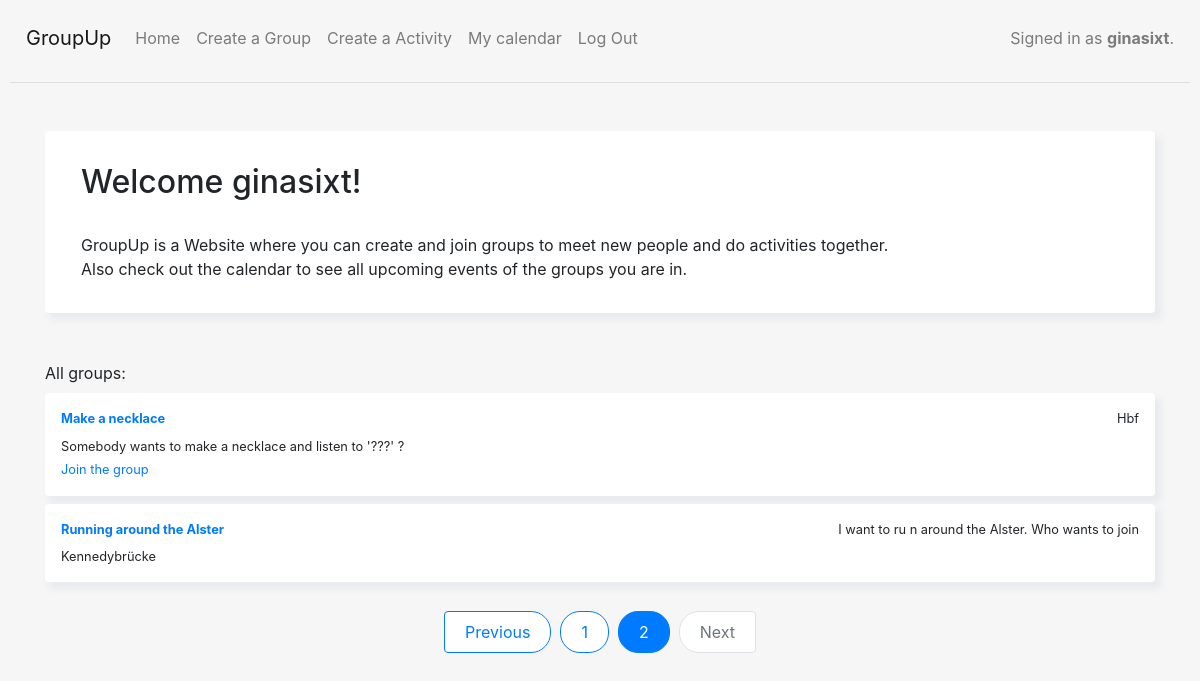
The app's page /?page=2 (signed in) with its own data.
### capstone/models.py (models this page shows, shortened)
class Group(models.Model):
    name = models.CharField(max_length=200)
    description = models.CharField(max_length=200)
    location = models.CharField(max_length=200)
    activity = models.ForeignKey(Activity, on_delete=models.CASCADE, default=None)
    time_and_date = models.DateTimeField(default=None)
    users = models.ManyToManyField(User)
    creator = models.ForeignKey(User, on_delete=models.CASCADE, default=None, related_name='creator')
    recurring = models.BooleanField(default=False)

### capstone/views.py (the view)
# urls.py: path('', views.index, name='index'),
def index(request):
    groups = Group.objects.all()
    paginator = Paginator(groups, 5)
    page_number = request.GET.get('page')
    try:
        groups = paginator.page(page_number)
    except PageNotAnInteger:
        groups = paginator.page(1)
    except EmptyPage:
        groups = paginator.page(paginator.num_pages)
    return render(request, 'capstone/index.html', {'groups': groups})

### capstone/templates/capstone/index.html (shortened to what this page needs)
{% extends "capstone/layout.html" %}
{% block body %}
{% load static %}
<div class="container mt-5">
    <div class="card p-3 mt-2">
        <div class="untereBox">
        <h2>Welcome {{ request.user.username }}!</h2>
        GroupUp is a Website where you can create and join groups to meet new people and do activities together. <br>
        Also check out the calendar to see all upcoming events of the groups you are in.
        </div>
    </div>
</div>
<div class="container mt-5">
    <div class="row  d-flex justify-content-center" style="background-color: transparent;">
        <div class="col-md-12" >
            {% if groups %}
            All groups: <br>
                {% for group in groups %}
                <div class="card p-3 mt-2">
                    <div class="d-flex justify-content-between align-items-center">
                        <div class="user d-flex flex-row align-items-center">
                            <small class="font-weight-bold text-primary">
                                <a href="{%  url 'group_detail' group_id=group.id %}">
                                    {{ group.name }}
                                </a>
                            </small>
                        </div>
                        <small>{{ group.location }}</small>
                    </div>
                        <div id="postArea_{{ group.id }}">
                            <div class="action d-flex justify-content-between mt-2 align-items-center">
                                <small class ="afterEditedContent_" id="afterEditedContent_{{ group.id }}">{{ group.description }}</small>
                            </div>
                         </div>
                    {% if request.user.is_authenticated and not request.user in group.users.all %}
                    <ul class="list-inline d-sm-flex my-0" style="color: #007bff;">
                        <li class="list-inline-item g-mr-20">
                                <a type="submit" class="u-link-v5 g-color-gray-dark-v4 g-color-primary--hover" id="joinGroupButton_{{ group.id }}"
                                href="{% url 'join_group' group.id %}">
                                    <small>Join the group</small>
                                </a>
                        </li>
                    </ul>
                    {% endif %}
                </div>
                {% endfor %}
                <br/>
                <div>
                    <nav aria-label="Page navigation ">
                        <ul class="pagination">
                            {% if groups.has_previous %}
                                <li class="page-item"><a class="page-link" href="?page={{ groups.previous_page_number }}">Previous</a></li>
                            {% else %}
                                <li class="page-item disabled"><a class="page-link">Previous</a></li>
                            {% endif %}
                            {% for i in groups.paginator.page_range %}
                                {% if groups.number == i %}
                                    <li class="page-item active"><a class="page-link">{{ i }}</a></li>
                                {% else %}
                                    <li class="page-item"><a class="page-link" href="?page={{ i }}">{{ i }}</a></li>
                                {% endif %}
                            {% endfor %}
                            {% if groups.has_next %}
                                <li class="page-item"><a class="page-link" href="?page={{ groups.next_page_number }}">Next</a></li>
                            {% else %}
                                <li class="page-item disabled"><a class="page-link">Next</a></li>
                            {% endif %}
                        </ul>
                    </nav>
                </div>
            {% else %}
            There are no groups yet, <a href="{% url 'create_group_page' %}">create one!</a>
            {% endif %}
        </div>
    </div>
</div>
{% endblock %}

### capstone/templates/capstone/layout.html (shortened to what this page needs)
{% load static %}
<!DOCTYPE html>
<html lang="en">
<head>
    <link href="https://cdnjs.cloudflare.com/ajax/libs/twitter-bootstrap/4.5.0/css/bootstrap.min.css" rel="stylesheet">
    <link href="{% static 'capstone/styles.css' %}" rel="stylesheet">
</head>
<body>
  <nav class="navbar navbar-expand-sm navbar-light">
    <a class="navbar-brand" href="{% url 'index' %}">GroupUp</a>
    <div class="collapse navbar-collapse" id="navbarNavDropdown">
            <ul class="navbar-nav mr-auto">
                    <li class="nav-item">
                        <a class="nav-link" href="{% url 'index' %}">Home
                        </a>
                    </li>
                {% if user.is_authenticated %}
                    <li class="nav-item">
                        <a class="nav-link" href="{% url 'create_group_page' %}">Create a Group</a>
                    </li>
                    <li class="nav-item">
                        <a class="nav-link" href="{% url 'create_activity_page' %}">Create a Activity</a>
                    </li>
                    <li class="nav-item">
                        <a class="nav-link" href="{% url 'calendar_view' %}">My calendar</a>
                    </li>
                    <li class="nav-item">
                        <a class="nav-link" href="{% url 'logout' %}">Log Out</a>
                    </li>
                {% endif %}
            </ul>
            <span class="navbar-text">
                {% if user.is_authenticated %}
                    Signed in as <strong>{{ user.username }}</strong>.
                {% else %}
                    Not signed in.
                {% endif %}
                </span>
    </div>
</nav>
  <hr>
  {% block body %}
  {% endblock %}

### capstone/static/capstone/styles.css (style rules this page uses)
body { padding: 10px; background-color: #f7f6f6; }
.untereBox { padding: 16px; padding-right: 20px; padding-left: 20px; }
.pagination { display: flex; justify-content: center; align-items: center; }
.page-item { margin: 5px; }
.page-link { border-radius: 20px; padding: 10px 20px; border: 1px solid #027bff; color: #027bff; align-items: center; justify-content: center; }
.row { background: #f7f6f6; }
.card { border: none; box-shadow: 5px 6px 6px 2px #e9ecef; border-radius: 4px; }

### records on screen
Group: name "Make a necklace", location "Hbf", description "Somebody wants to make a necklace and listen to '???' ?"
Group: name "Running around the Alster", location "I want to ru n around the Alster. Who wants to join", description "Kennedybrücke"

### other values on screen
{{ user.username }} "ginasixt"
{{ request.user.username }} "ginasixt"
{{ i }} "1"
{{ i }} "2"
